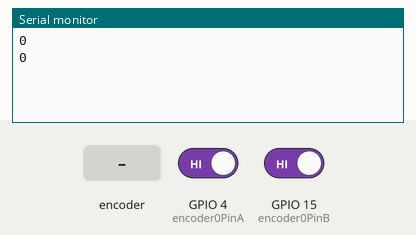
Simulated run of this sketch. Board: ESP32. On the bench: the last lines printed to the serial monitor. Inputs (shaded band) come from the test bench; at power-on: GPIO 4 (encoder0PinA) HIGH, GPIO 15 (encoder0PinB) HIGH.

Above: at 1.7 s.
1.8 s: rotary encoder on GPIO 4 (encoder0PinA) / GPIO 15 (encoder0PinB) turned 1 step (first pin leading)
At 2.5 s:
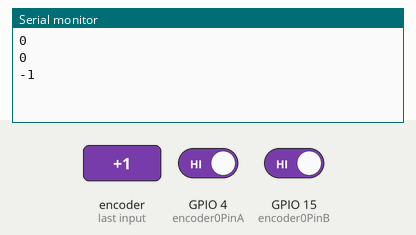
3.5 s: rotary encoder on GPIO 4 (encoder0PinA) / GPIO 15 (encoder0PinB) turned 1 step (first pin leading)
At 3.9 s:
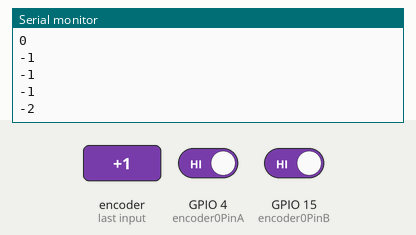
Timing chart, 0 to 6.5 s (numbered marks = the images above; inputs shaded):
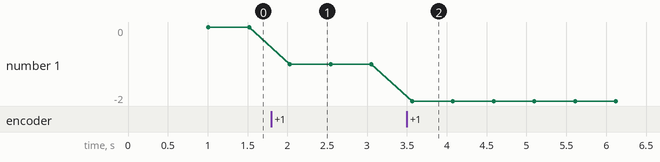

Measured:
- after the input at 1.8 s, the serial monitor: prints a new line after 0.23 s (image 1)
- after the input at 3.5 s, the serial monitor: prints a new line after 0.07 s (image 2)
- plotted number 1: 0 → -1 after the input at 1.8 s, -1 → -2 after the input at 3.5 s

The sketch:

test_esp32_receive_encoder.ino
```cpp
/*
  1) Read rotary encoder
    On an interrupt pin: for each wheel click, send +1 for CW and -1 for CCW
    Model: Kubler 05.2400.1122.1024

  2) Reward valve: on recieving positive integer from Bonsai, open REWARD valve for that length time

  3) Dummy valve: on recieving negative integer from Bonsai, open DUMMY valve for that length time

  (Based on code from Tomaso Muzzu - UCL - 25 May 2017)

*/

#define encoder0PinA 4    // sensor A of rotary encoder
#define encoder0PinB 15    // sensor B of rotary encoder


// variables for rotary encoder
volatile signed int encoder0Pos = 0;  // variable for counting ticks of rotary encoder


void setup() {

  pinMode(encoder0PinA, INPUT);  // rotary encoder sensor A
  pinMode(encoder0PinB, INPUT);  // rotary encoder sensor B


  // interrupts for rotary encoder
  attachInterrupt(digitalPinToInterrupt(encoder0PinA), doEncoderA, FALLING);

  Serial.begin(115200);
  Serial.setTimeout(5);


  delay(500);
}
int angle=0;
int count = 0;

void loop() {

  count++;
  if (count > 500) {
    count = 0;
    //Serial.printf("%f\n", DFOC_M0_Current());
Serial.println(angle);
  }
  delay(1);
}

// Interrupt on A low to high transition
void doEncoderA() {
  if (digitalRead(encoder0PinB) == LOW) {
    encoder0Pos = 1;
    angle= angle+encoder0Pos;

  } else {
    encoder0Pos = -1;
      angle= angle+encoder0Pos;

  }
  // Serial.println(encoder0Pos);  //
  // Serial.print("\n");
}
```
